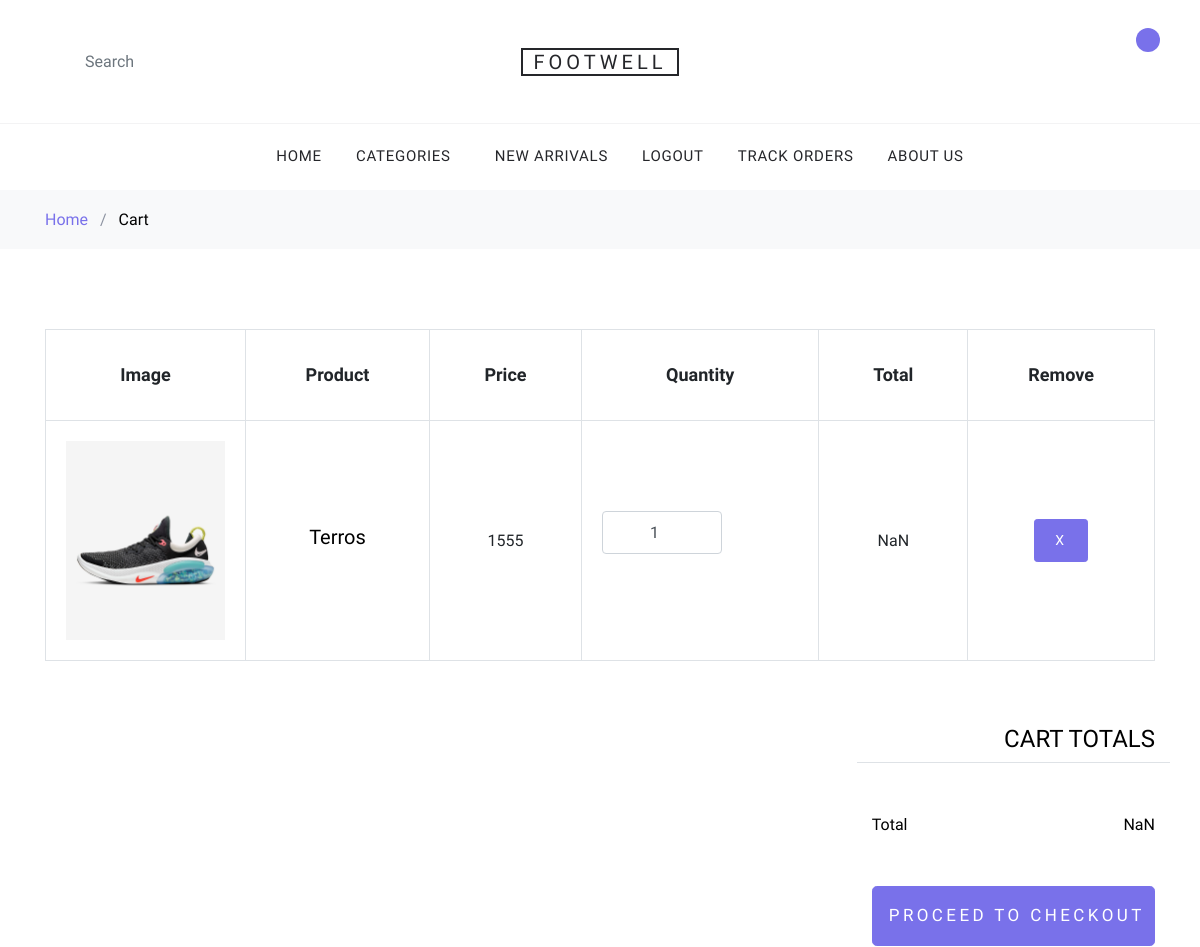
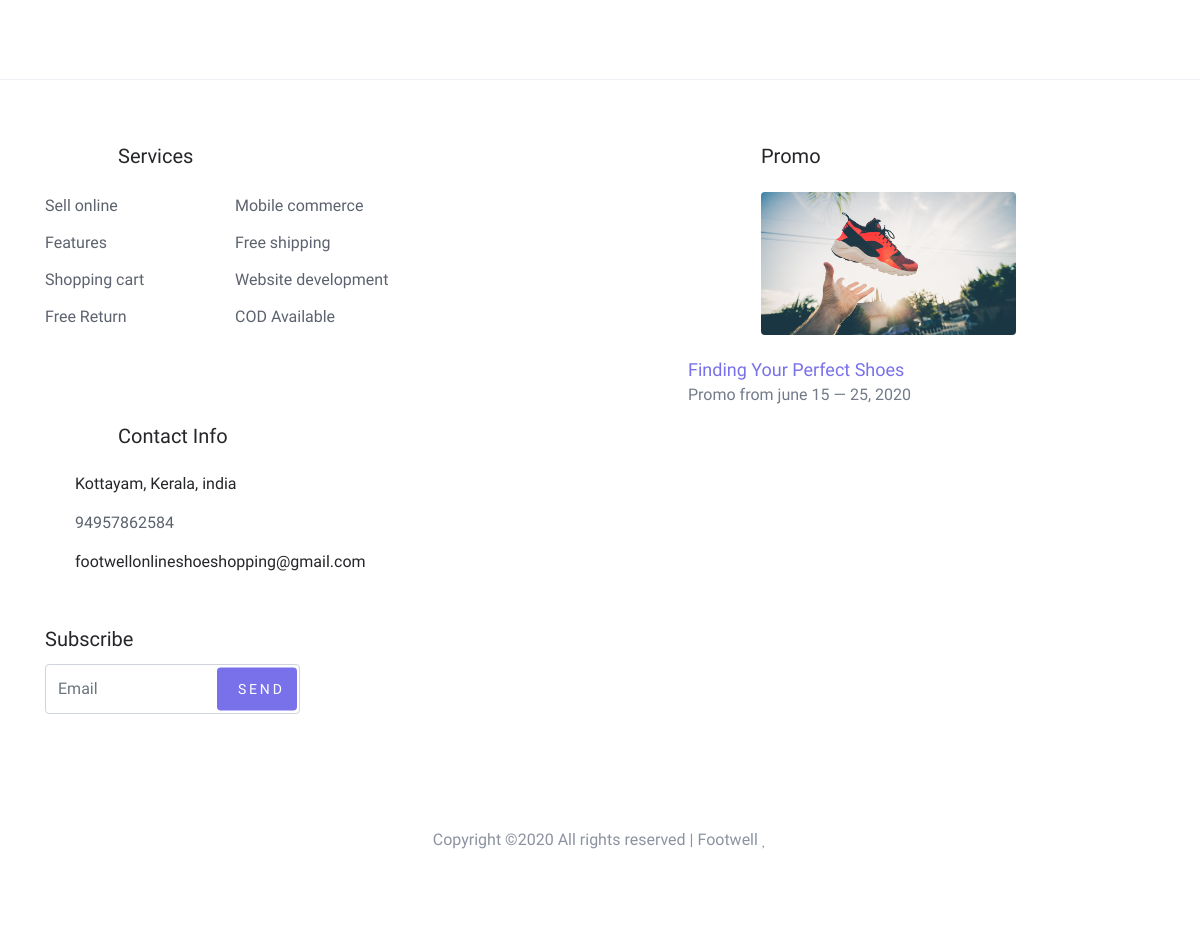
/showcart/ (signed in), run on the app's committed database (2 pictures, top to bottom).
### shoeapp/models.py (models this page shows, shortened)
class Cart(models.Model):
    prd_id = models.ForeignKey(Product, on_delete=models.CASCADE)
    user_id = models.ForeignKey(Login, on_delete=models.CASCADE)
    qty = models.IntegerField(default=0)
    cart_date = models.DateField(default=datetime.now)

class Product(models.Model):
    productname = models.CharField(max_length=1000)
    brandname = models.CharField(max_length=100)
    material = models.CharField(max_length=100)
    colour = models.CharField(max_length=100)
    price = models.IntegerField()
    category = models.CharField(max_length=100)
    producttype = models.CharField(max_length=100)
    quantity = models.IntegerField(default=10)
    size = models.IntegerField(default=3)
    image = models.ImageField()

### shoeapp/views.py (the view)
# urls.py: path('showcart/', views.showcart, name='showcart'),
def showcart(request):
    if request.session.has_key('user_id'):
        logobj = Login.objects.get(pk=request.session['user_id'])
        userobj = User.objects.get(loginid=logobj)
        cartobj = Cart.objects.filter(user_id=logobj)
        prdobj = Product.objects.all()
        return render(request, 'cart.html', {'products':prdobj, 'carts': cartobj, 'userinfo':userobj})
    else:
        return render(request, 'login.html')

### templates/cart.html (shortened to what this page needs)
{% extends 'base.html' %}
{% block main %}
    <div class="bg-light py-3">
      <div class="container">
        <div class="row">
          <div class="col-md-12 mb-0"><a href="index.html">Home</a> <span class="mx-2 mb-0">/</span> <strong class="text-black">Cart</strong></div>
        </div>
      </div>
    </div>
    <div class="site-section">
      <div class="container">
        <div class="row mb-5">
          <form class="col-md-12" method="post">
            <div class="site-blocks-table">
              <table class="table table-bordered">
                <thead>
                  <tr>
                    <th class="product-thumbnail">Image</th>
                    <th class="product-name">Product</th>
                    <th class="product-price">Price</th>
                    <th class="product-quantity">Quantity</th>
                    <th class="product-total">Total</th>
                    <th class="product-remove">Remove</th>
                  </tr>
                </thead>
                <tbody>
                {% for pro in products %}
                    {% for car in carts %}
                        {% if car.prd_id_id == pro.id %}
                  <tr>
                    <td class="product-thumbnail">
                      <img src="{{ pro.image.url }}" alt="Image" class="img-fluid">
                    </td>
                    <td class="product-name">
                      <h2 class="h5 text-black">{{ pro.productname }}</h2>
                    </td>
                    <td class="itemprice">{{ pro.price }}</td>
                    <td>
                      <div class="input-group mb-3" style="max-width: 120px;">
                        <input type="number" class="form-control text-center qty" onchange="calculatetotal()" value="1" max="{{ pro.quantity }}" aria-label="Example text with button addon" aria-describedby="button-addon1">
                      </div>
                    </td>
                    <td class="showtotal"></td>
                    <td><a href="{% url 'removecart' car.id %}" class="btn btn-primary btn-sm">X</a></td>
                  </tr>
                        {% endif %}
                    {% endfor %}
                {% endfor %}
                </tbody>
              </table>
            </div>
          </form>
        </div>
        <div class="row">
          <div class="col-md-6">
          </div>
          <div class="col-md-6 pl-5">
            <div class="row justify-content-end">
              <div class="col-md-7">
                <div class="row">
                  <div class="col-md-12 text-right border-bottom mb-5">
                    <h3 class="text-black h4 text-uppercase">Cart Totals</h3>
                  </div>
                </div>
                <div class="row mb-5">
                  <div class="col-md-6">
                    <span class="text-black">Total</span>
                  </div>
                  <div class="col-md-6 text-right">
                    <strong class="text-black grand-total"></strong>
                  </div>
                </div>
                <div class="row">
                  <div class="col-md-12">
                    <button class="btn btn-primary btn-lg py-3 btn-block" onclick="window.location.href='http://127.0.0.1:8000/booking/'">Proceed To Checkout</button>
                  </div>
                </div>
              </div>
            </div>
          </div>
        </div>
      </div>
    </div>
 {% endblock %}

### static/css/style.css (style rules this page uses)
body { line-height: 1.7; color: #8c92a0; font-weight: 300; font-size: 16px; }
a { -webkit-transition: .3s all ease; -o-transition: .3s all ease; transition: .3s all ease; }
.text-black { color: #000; }
.btn { text-transform: uppercase; position: relative; -webkit-transition: 0.2s all ease-in-out !important; -o-transition: 0.2s all ease-in-out !important; transition: 0.2s all ease-in-out !important; top: 0; letter-spacing: .05em; }
.btn.btn-sm { font-size: 14px !important; padding: 10px 20px !important; }
.btn.btn-primary { font-size: 17px; font-weight: 300; letter-spacing: .2em; }
.form-control { height: 43px; }
.site-section { padding: 2.5em 0; }
@media (min-width: 768px) { .site-section { padding: 5em 0; } }
.site-blocks-table { overflow: auto; }
.site-blocks-table .product-thumbnail { width: 200px; }
.site-blocks-table thead th { padding: 30px; text-align: center; border-width: 1px !important; vertical-align: middle; color: #212529; font-size: 18px; }
.site-blocks-table td { padding: 20px; text-align: center; vertical-align: middle; color: #212529; }
.site-blocks-table tbody tr:first-child td { border-top: 1px solid #7971ea !important; }

### data on the page
Product: productname "Terros", price "1555"
Cart: image (picture)
